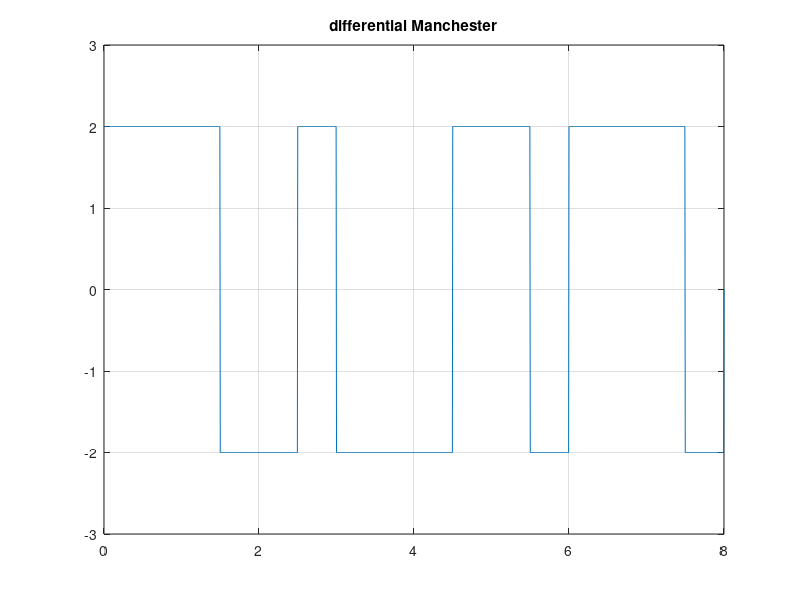

MATLAB code for this plot:

clc;
close all;
clear all;
%x=[1 0 0 1 0 0 0 1 1 0 1 1 0 0 0 1];
x=[0 1 1 0 1 1 0 1];
T=length(x);
n=100;
bitrate=1;
N=2*n*T;
dt=T/N;
pulse=-2;
t=0:dt:T;
y=zeros(1,length(t));
  for i=0:(T-1);
         if x(i+1)==1
             if pulse==2
                 pulse=-2;
                 y(i*2*n+1 : (2*i+1)*n)=-1*pulse;
                 y((2*i+1)*n+1 : (2*i+2)*n)=pulse;
             else
                 pulse=2;
                 y(i*2*n+1 : (2*i+1)*n)=-1*pulse;
                 y((2*i+1)*n+1 : (2*i+2)*n)=pulse;
             end;
          else
             if pulse==2
                 pulse=-2;
                 y(i*2*n+1 : (2*i+1)*n)=1*pulse;
                 y((2*i+1)*n+1 : (2*i+2)*n)=pulse;
             else
                 pulse=2;
                 y(i*2*n+1 : (2*i+1)*n)=1*pulse;
                 y((2*i+1)*n+1 : (2*i+2)*n)=pulse;
             end;
         end;
  end;
 
plot(t,y);
axis([0  t(end)  -3  3]);
grid on;
title('differential Manchester');